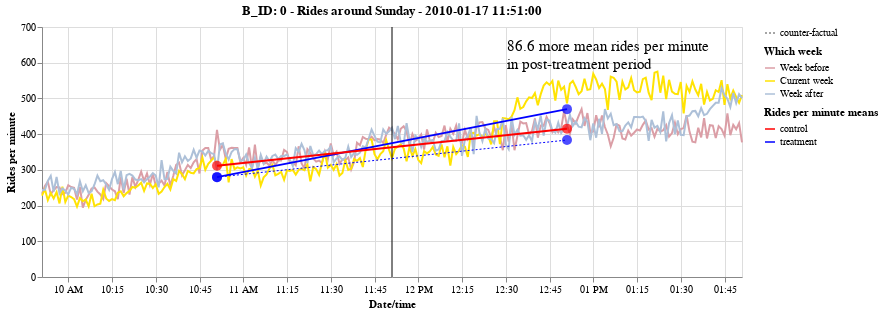

The code cell stored with this chart in its notebook:
### Code cell
boundary_line = alt.Chart(pd.DataFrame({'x': [str(b)]})).mark_rule().encode(x=alt.X('x:T', title='') ) 

# https://altair-viz.github.io/user_guide/times_and_dates.html
rides = alt.Chart(df_sing_3w_4hrs, title='B_ID: ' + str(df_single_12hrs.iloc[0]['b_id']) + " - Rides around " + str(b.strftime('%A')) + ' - ' + str(b)).mark_line().encode(
    #x=alt.X('hoursminutes(pickup_datetime_1min):Q', title='Date/time', 
    #x=alt.X('utchoursminutes(pickup_datetime_1min_str):T', title='Date/time', 
    x=alt.X('pickup_datetime_same_time:T', title='Date/time', 
            axis=alt.Axis(
                        tickCount=18,
                    )
            ),     
    y=alt.Y('rides_per_minute:Q', title='Rides per minute', scale=alt.Scale(domain=[0, 700])),
    color=alt.Color('which_week:N', title='Which week', scale=alt.Scale(
                                            domain=['Week before', 'Current week', 'Week after'],
                                            range=['#DB9EA6 ', '#FFE303', '#adc0d8']))
).properties(
width=700,
    height=250
)

did_points = alt.Chart(df_did).mark_circle(size=100).encode(
                    x=alt.X('timestamp:T', title=''),
                    y=alt.Y('rides_per_min:Q', title=''),
                    color=alt.Color('which:N', title='Rides per minute means',
                     scale=alt.Scale(domain=['control', 'treatment', 'counter-factual'], 
                     range=['red','blue', 'blue']),
                     legend=None),                                     
                    )



did_lines = alt.Chart(df_did).mark_line().encode(
                    x=alt.X('timestamp:T', title=''),
                    y=alt.Y('rides_per_min:Q', title=''),
                    color=alt.Color('which:N', title='Rides per minute means', scale=alt.Scale(domain=['control', 'treatment'], range=['red', 'blue'])),                                     
                    )

count_fact_line = alt.Chart(df_did[df_did['which'] == 'counter-factual']).mark_line(strokeWidth=1).encode(
                    x=alt.X('timestamp:T', title=''),
                    y=alt.Y('rides_per_min:Q', title=''),
                    color=alt.Color('which:N', scale=alt.Scale(domain=['counter-factual'], range=['blue']), legend=None), 
                    strokeDash=alt.StrokeDash('which:N', scale=alt.Scale(domain=['counter-factual'], range=[[2,2]]), legend=alt.Legend(title='' ))                              
                    )
diff = round(treatment_post - treat_counter_fact, 1)
dftext = pd.DataFrame({
 'text': [str(diff) + ' more mean rides per minute', 'in post-treatment period'],
 'tx' : [str(df_did['timestamp'].max()), str(df_did['timestamp'].max())],
 'ty': [450, 400]})


text = alt.Chart(dftext).mark_text(color='black', align='left', dx=-60, dy=-70, fontSize=15).encode(
 x='tx:T',
 y=alt.Y('ty:Q'
 ),
 text='text'
)


# https://github.com/altair-viz/altair/issues/1694
(rides + boundary_line + did_points + did_lines + count_fact_line + text).resolve_scale(color='independent').display()

### Figure 1 — Vega-Lite specification as saved in the notebook (floating-point values rounded to 4 significant figures; data arrays with more than 128 entries replaced by an {"elided": "..."} marker saying what was removed)
{"config": {"view": {"continuousWidth": 400, "continuousHeight": 300}}, "layer": [{"data": {"name": "data-31e63635a773470f1ca3e0b69e76cbf1"}, "mark": "line", "encoding": {"color": {"type": "nominal", "field": "which_week", "scale": {"domain": ["Week before", "Current week", "Week after"], "range": ["#DB9EA6 ", "#FFE303", "#adc0d8"]}, "title": "Which week"}, "x": {"type": "temporal", "axis": {"tickCount": 18}, "field": "pickup_datetime_same_time", "title": "Date/time"}, "y": {"type": "quantitative", "field": "rides_per_minute", "scale": {"domain": [0, 700]}, "title": "Rides per minute"}}, "height": 250, "title": "B_ID: 0 - Rides around Sunday - 2010-01-17 11:51:00", "width": 700}, {"data": {"name": "data-6d9763e8f3a4b02bc32f907f7c3584cd"}, "mark": "rule", "encoding": {"x": {"type": "temporal", "field": "x", "title": ""}}}, {"data": {"name": "data-948389ceda4fbb30fc552a32c3478b4b"}, "mark": {"type": "circle", "size": 100}, "encoding": {"color": {"type": "nominal", "field": "which", "legend": null, "scale": {"domain": ["control", "treatment", "counter-factual"], "range": ["red", "blue", "blue"]}, "title": "Rides per minute means"}, "x": {"type": "temporal", "field": "timestamp", "title": ""}, "y": {"type": "quantitative", "field": "rides_per_min", "title": ""}}}, {"data": {"name": "data-948389ceda4fbb30fc552a32c3478b4b"}, "mark": "line", "encoding": {"color": {"type": "nominal", "field": "which", "scale": {"domain": ["control", "treatment"], "range": ["red", "blue"]}, "title": "Rides per minute means"}, "x": {"type": "temporal", "field": "timestamp", "title": ""}, "y": {"type": "quantitative", "field": "rides_per_min", "title": ""}}}, {"data": {"name": "data-069bfd56e903aa3ea105500366d513a4"}, "mark": {"type": "line", "strokeWidth": 1}, "encoding": {"color": {"type": "nominal", "field": "which", "legend": null, "scale": {"domain": ["counter-factual"], "range": ["blue"]}}, "strokeDash": {"type": "nominal", "field": "which", "legend": {"title": ""}, "scale": {"domain": ["counter-factual"], "range": [[2, 2]]}}, "x": {"type": "temporal", "field": "timestamp", "title": ""}, "y": {"type": "quantitative", "field": "rides_per_min", "title": ""}}}, {"data": {"name": "data-4096f0cf06ffe3959d52972fd78d18eb"}, "mark": {"type": "text", "align": "left", "color": "black", "dx": -60, "dy": -70, "fontSize": 15}, "encoding": {"text": {"type": "nominal", "field": "text"}, "x": {"type": "temporal", "field": "tx"}, "y": {"type": "quantitative", "field": "ty"}}}], "resolve": {"scale": {"color": "independent"}}, "$schema": "https://vega.github.io/schema/vega-lite/v4.8.1.json", "datasets": {"data-31e63635a773470f1ca3e0b69e76cbf1": {"elided": "723 records"}, "data-6d9763e8f3a4b02bc32f907f7c3584cd": [{"x": "2010-01-17 11:51:00"}], "data-948389ceda4fbb30fc552a32c3478b4b": [{"b_id": 0, "b": "2010-01-17T11:51:00", "which": "treatment", "timestamp": "2010-01-17T10:51:00", "rides_per_min": 279.6}, {"b_id": 0, "b": "2010-01-17T11:51:00", "which": "treatment", "timestamp": "2010-01-17T12:51:00", "rides_per_min": 470.0}, {"b_id": 0, "b": "2010-01-17T11:51:00", "which": "counter-factual", "timestamp": "2010-01-17T10:51:00", "rides_per_min": 279.6}, {"b_id": 0, "b": "2010-01-17T11:51:00", "which": "control", "timestamp": "2010-01-17T10:51:00", "rides_per_min": 311.5}, {"b_id": 0, "b": "2010-01-17T11:51:00", "which": "control", "timestamp": "2010-01-17T12:51:00", "rides_per_min": 415.4}, {"b_id": 0, "b": "2010-01-17T11:51:00", "which": "counter-factual", "timestamp": "2010-01-17T12:51:00", "rides_per_min": 383.5}], "data-069bfd56e903aa3ea105500366d513a4": [{"b_id": 0, "b": "2010-01-17T11:51:00", "which": "counter-factual", "timestamp": "2010-01-17T10:51:00", "rides_per_min": 279.6}, {"b_id": 0, "b": "2010-01-17T11:51:00", "which": "counter-factual", "timestamp": "2010-01-17T12:51:00", "rides_per_min": 383.5}], "data-4096f0cf06ffe3959d52972fd78d18eb": [{"text": "86.6 more mean rides per minute", "tx": "2010-01-17 12:51:00", "ty": 450}, {"text": "in post-treatment period", "tx": "2010-01-17 12:51:00", "ty": 400}]}}
